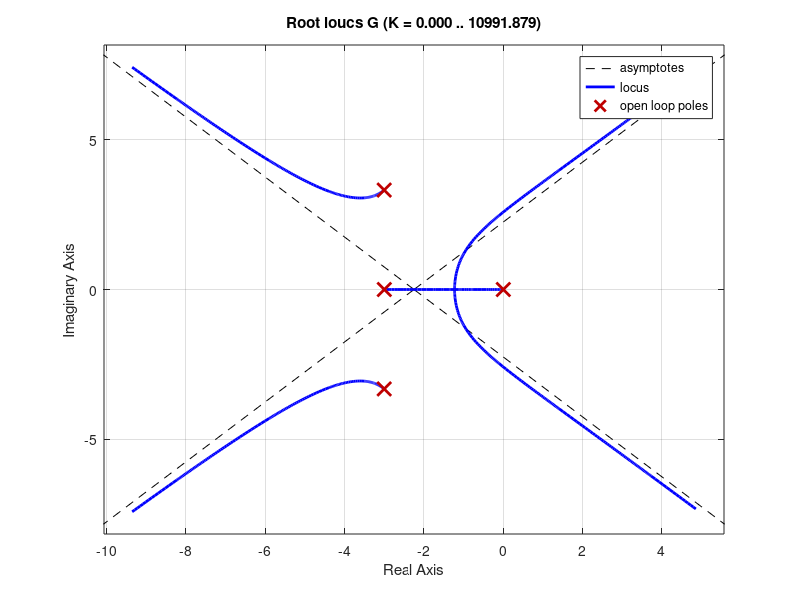

Source code (MATLAB):
%Root Locus of 1 + KH(s)G(s) = 0, H(s) = 1

%Plant Open Loop Transfer Function
num = [1]; den = conv([1 0],conv([1 3],[1 6 20]));
G = tf(num,den); 

%Draw Root Locus

rlocus(G);
grid on; 
